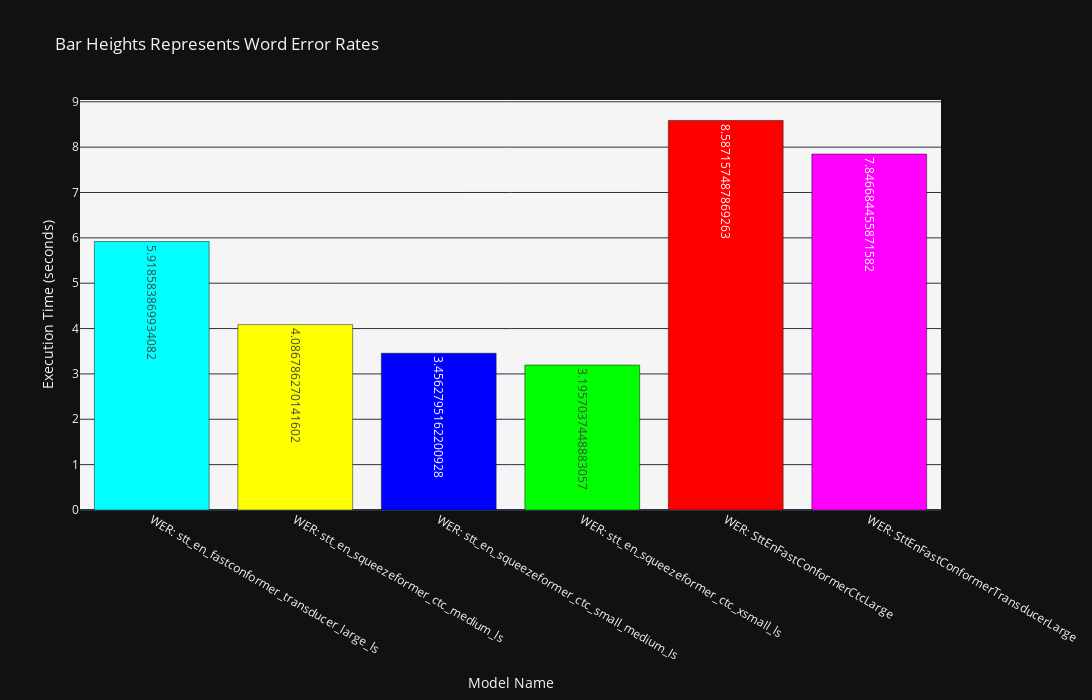

The cell this chart's notebook holds for it:
### Code cell
import plotly.graph_objs as go
import pandas as pd

# Read the CSV file into a pandas DataFrame
df = pd.read_csv(r"C:\Users\saadn\PycharmProjects\nvidia-ngc-nemo\nemo\collections\asr\metrics\STT_Libri_Experiments_Analysis.csv")

# Create a list of colors for the bars
colors = [
    "rgb(0, 255, 255)",#    magenta
    "rgb(255, 255, 0)",# yellow
    "rgb(0, 0, 255)",# blue
    "rgb(0, 255, 0)",# green
    "rgb(255, 0, 0)",# red
    "rgb(255, 0, 255)", # cyan
    "rgb(128, 128, 128)",# gray
]

# If you have more bars than colors, you can repeat the colors or add more colors to the list
colors = colors * (len(df) // len(colors)) + colors[: len(df) % len(colors)]

# Create a bar plot with Plotly
fig = go.Figure()

fig.add_trace(
    go.Bar(
        x="WER: " + df["model_name"],
        y=df["exec_time"],
        text=df["exec_time"],
        textposition="auto",
        name="Execution Time",
        marker_color=colors,
    )
)

fig.update_layout(
    title="Bar Heights Represents Word Error Rates",
    xaxis=dict(title="Model Name"),
    yaxis=dict(title="Execution Time (seconds)"),
    legend=dict(x=0, y=1),
    width=1100,
    height=700,
    plot_bgcolor="rgb(245, 245, 245)",
)

fig.show()

### Figure 1 — Plotly figure (JSON) as saved in the notebook; plotly's stock layout.template omitted (floating-point values rounded to 4 significant figures)
{"data": [{"marker": {"color": ["rgb(0, 255, 255)", "rgb(255, 255, 0)", "rgb(0, 0, 255)", "rgb(0, 255, 0)", "rgb(255, 0, 0)", "rgb(255, 0, 255)"]}, "name": "Execution Time", "text": [5.919, 4.087, 3.456, 3.196, 8.587, 7.847], "textposition": "auto", "x": ["WER: stt_en_fastconformer_transducer_large_ls", "WER: stt_en_squeezeformer_ctc_medium_ls", "WER: stt_en_squeezeformer_ctc_small_medium_ls", "WER: stt_en_squeezeformer_ctc_xsmall_ls", "WER: SttEnFastConformerCtcLarge", "WER: SttEnFastConformerTransducerLarge"], "y": [5.919, 4.087, 3.456, 3.196, 8.587, 7.847], "type": "bar"}], "layout": {"legend": {"x": 0, "y": 1}, "title": {"text": "Bar Heights Represents Word Error Rates"}, "xaxis": {"title": {"text": "Model Name"}}, "yaxis": {"title": {"text": "Execution Time (seconds)"}}, "width": 1100, "height": 700, "plot_bgcolor": "rgb(245, 245, 245)"}}
